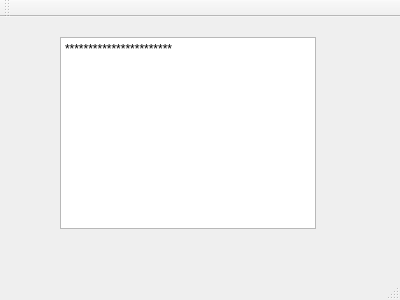
<?xml version="1.0" encoding="UTF-8"?>
<ui version="4.0">
 <class>MainWindow</class>
 <widget class="QMainWindow" name="MainWindow">
  <property name="geometry">
   <rect>
    <x>0</x>
    <y>0</y>
    <width>400</width>
    <height>300</height>
   </rect>
  </property>
  <property name="windowTitle">
   <string>MainWindow</string>
  </property>
  <widget class="QWidget" name="centralWidget">
   <widget class="QTextBrowser" name="textBrowser">
    <property name="geometry">
     <rect>
      <x>60</x>
      <y>20</y>
      <width>256</width>
      <height>192</height>
     </rect>
    </property>
    <property name="html">
     <string>&lt;!DOCTYPE HTML PUBLIC &quot;-//W3C//DTD HTML 4.0//EN&quot; &quot;http://www.w3.org/TR/REC-html40/strict.dtd&quot;&gt;
&lt;html&gt;&lt;head&gt;&lt;meta name=&quot;qrichtext&quot; content=&quot;1&quot; /&gt;&lt;style type=&quot;text/css&quot;&gt;
p, li { white-space: pre-wrap; }
&lt;/style&gt;&lt;/head&gt;&lt;body style=&quot; font-family:'SimSun'; font-size:9pt; font-weight:400; font-style:normal;&quot;&gt;
&lt;p style=&quot; margin-top:0px; margin-bottom:0px; margin-left:0px; margin-right:0px; -qt-block-indent:0; text-indent:0px;&quot;&gt;***********************&lt;/p&gt;&lt;/body&gt;&lt;/html&gt;</string>
    </property>
   </widget>
  </widget>
  <widget class="QMenuBar" name="menuBar">
   <property name="geometry">
    <rect>
     <x>0</x>
     <y>0</y>
     <width>400</width>
     <height>26</height>
    </rect>
   </property>
  </widget>
  <widget class="QToolBar" name="mainToolBar">
   <attribute name="toolBarArea">
    <enum>TopToolBarArea</enum>
   </attribute>
   <attribute name="toolBarBreak">
    <bool>false</bool>
   </attribute>
  </widget>
  <widget class="QStatusBar" name="statusBar"/>
 </widget>
 <layoutdefault spacing="6" margin="11"/>
 <resources/>
 <connections/>
</ui>
